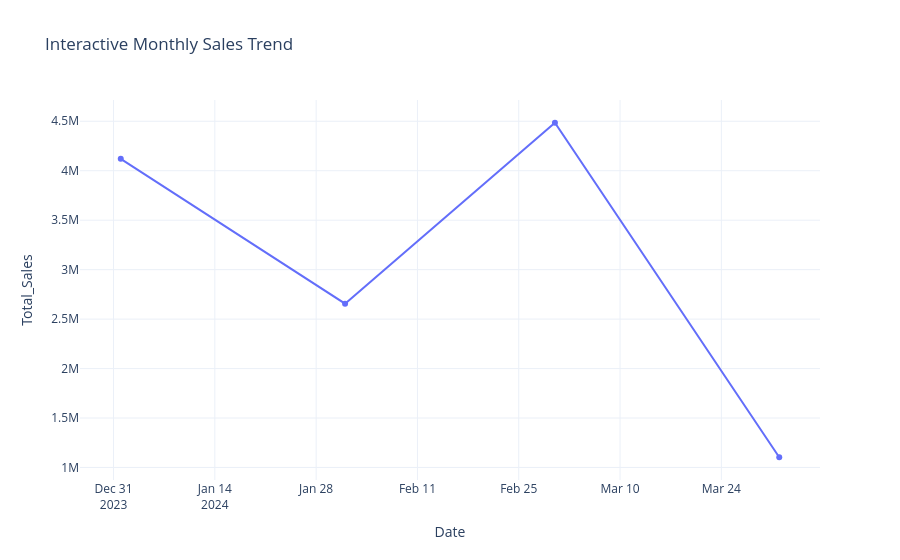

The notebook cell saved with this chart:
### Code cell
monthly_sales_plotly = (
    df.groupby(df['Date'].dt.to_period("M"))['Total_Sales']
    .sum()
    .reset_index()
)

monthly_sales_plotly['Date'] = monthly_sales_plotly['Date'].dt.to_timestamp()

fig1 = px.line(
    monthly_sales_plotly,
    x='Date',
    y='Total_Sales',
    title='Interactive Monthly Sales Trend',
    markers=True,
    template='plotly_white'
)

fig1.show()

### Figure 1 — Plotly figure (JSON) as saved in the notebook; plotly's stock layout.template omitted (floating-point values rounded to 4 significant figures)
{"data": [{"hovertemplate": "Date=%{x}<br>Total_Sales=%{y}<extra></extra>", "legendgroup": "", "line": {"color": "#636efa", "dash": "solid"}, "marker": {"symbol": "circle"}, "mode": "lines+markers", "name": "", "orientation": "v", "showlegend": false, "type": "scatter", "x": ["2024-01-01T00:00:00", "2024-02-01T00:00:00", "2024-03-01T00:00:00", "2024-04-01T00:00:00"], "xaxis": "x", "y": [4120524, 2656050, 4485006, 1103468], "yaxis": "y"}], "layout": {"legend": {"tracegroupgap": 0}, "title": {"text": "Interactive Monthly Sales Trend"}, "xaxis": {"anchor": "y", "domain": [0, 1], "title": {"text": "Date"}}, "yaxis": {"anchor": "x", "domain": [0, 1], "title": {"text": "Total_Sales"}}}}
